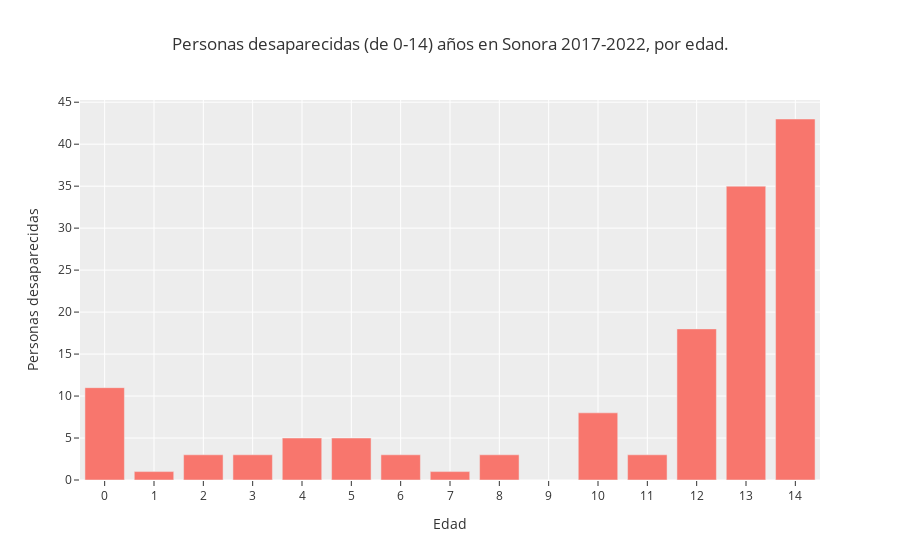

The notebook cell saved with this chart:
### Code cell
dff = personas_desaparecidas_edad.sum(axis=1)
fig = px.bar(dff, x=dff.index, y=dff.values,
                labels = {'y':'Personas desaparecidas'},
                title='Personas desaparecidas (de 0-14) años en Sonora 2017-2022, por edad.',
                template='ggplot2',
                )
fig.update_yaxes(rangemode="tozero")
fig.update_layout( xaxis=dict(
        title='Edad',
        tickmode='linear'))


fig.show()

### Figure 1 — Plotly figure (JSON) as saved in the notebook; plotly's stock layout.template omitted (floating-point values rounded to 4 significant figures)
{"data": [{"alignmentgroup": "True", "hovertemplate": "Edad=%{x}<br>Personas desaparecidas=%{y}<extra></extra>", "legendgroup": "", "marker": {"color": "#F8766D", "pattern": {"shape": ""}}, "name": "", "offsetgroup": "", "orientation": "v", "showlegend": false, "textposition": "auto", "type": "bar", "x": [0, 1, 2, 3, 4, 5, 6, 7, 8, 10, 11, 12, 13, 14], "xaxis": "x", "y": [11, 1, 3, 3, 5, 5, 3, 1, 3, 8, 3, 18, 35, 43], "yaxis": "y"}], "layout": {"barmode": "relative", "legend": {"tracegroupgap": 0}, "title": {"text": "Personas desaparecidas (de 0-14) años en Sonora 2017-2022, por edad."}, "xaxis": {"anchor": "y", "domain": [0, 1], "tickmode": "linear", "title": {"text": "Edad"}}, "yaxis": {"anchor": "x", "domain": [0, 1], "rangemode": "tozero", "title": {"text": "Personas desaparecidas"}}}}
